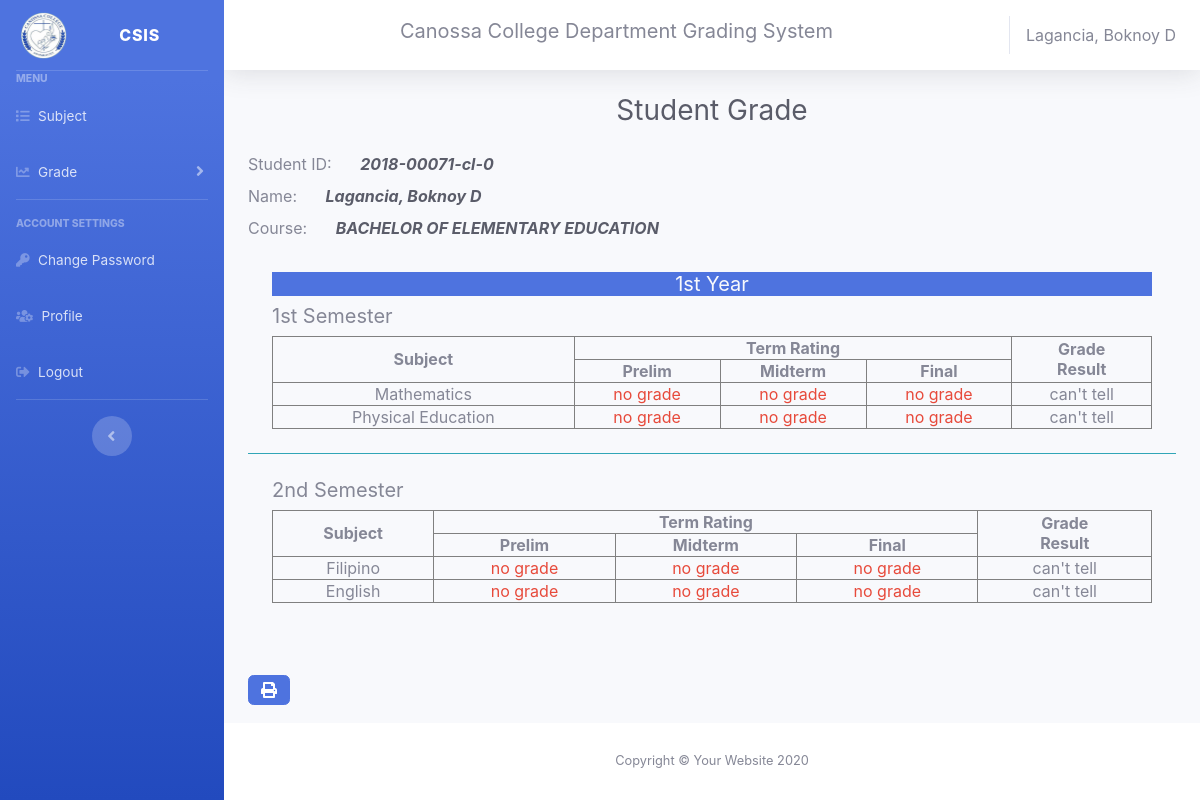
Before: /student/first.student.php (signed in) with the older database file.
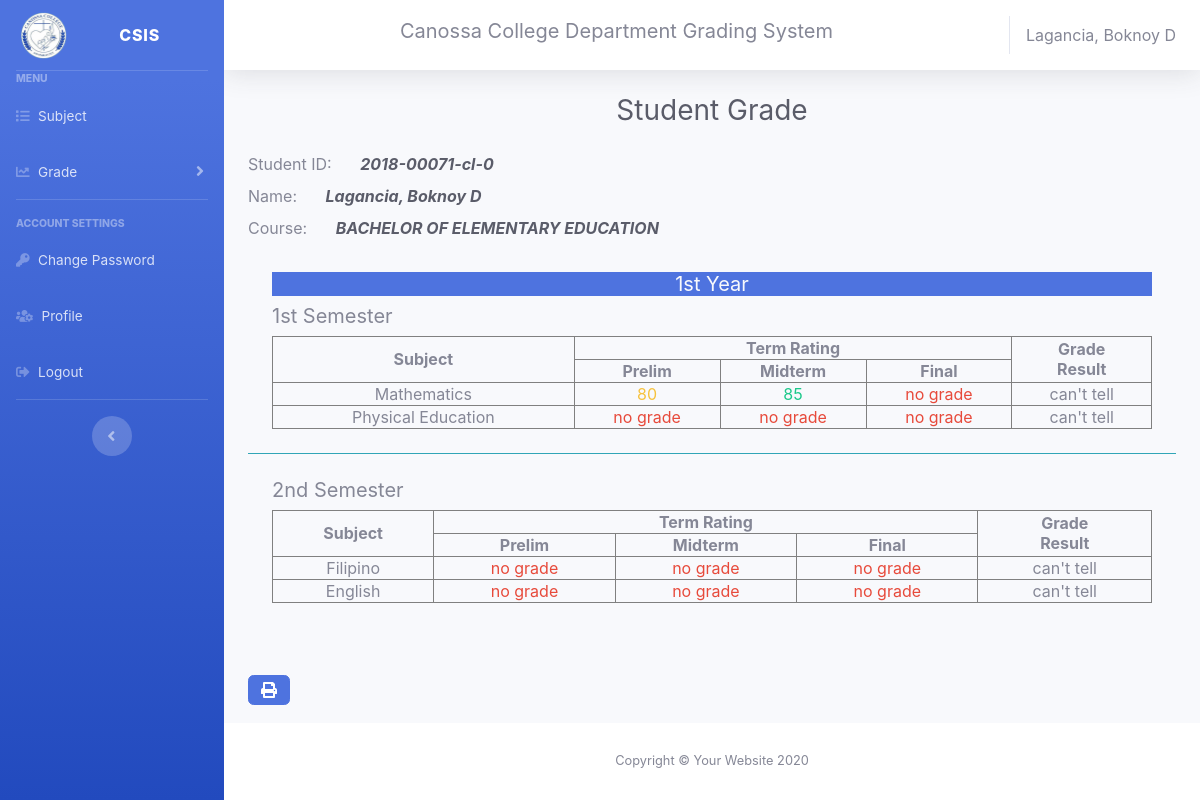
After: the same page with the newer database file.
### tables this page shows
CREATE TABLE `studentrecords` (
  `id` int(11) NOT NULL,
  `student_id` varchar(120) NOT NULL,
  `name` varchar(120) NOT NULL,
  `gender` varchar(128) NOT NULL,
  `cellphone` varchar(11) NOT NULL,
  `bday` varchar(128) NOT NULL,
  `bplace` varchar(128) NOT NULL,
  `address` text NOT NULL,
  `course` text NOT NULL,
  `status` text NOT NULL,
  `year` varchar(12) NOT NULL
);

CREATE TABLE `studentsubs` (
  `id` int(11) NOT NULL,
  `student_id` varchar(123) NOT NULL,
  `subject` varchar(123) NOT NULL
);

CREATE TABLE `prelims` (
  `id` int(11) NOT NULL,
  `student_id` varchar(128) NOT NULL,
  `subject` varchar(123) NOT NULL,
  `grade` varchar(123) NOT NULL
);

CREATE TABLE `midterms` (
  `id` int(11) NOT NULL,
  `student_id` varchar(128) NOT NULL,
  `subject` varchar(123) NOT NULL,
  `grade` varchar(123) NOT NULL
);

### student/first.student.php (the view, shortened to what the changed rows need)
<?php
if (isset($_SESSION['user_id'])) {
    include "../layout/head.layout.php";
    include_once '../database/dbconnection.db.php';
    $sql = "SELECT * from studentrecords where student_id = '$id'";
    $result = $conn->query($sql);
    if ($result->num_rows > 0) {
        while ($row = $result->fetch_assoc()) {
            $name = $row['name'];
            $course = $row['course'];
        }
    }
?>
    <h5 class="h3 mb-4 text-gray-800 text-center">Student Grade</h5>
    <label class="mr-4">Student ID: </label> <i class="text-dark font-weight-bold mr-5"><?php echo $id; ?></i><br>
    <label class="mr-4">Name: </label> <i class="text-dark font-weight-bold "><?php echo $name; ?></i> <br>
    <label class="mr-4">Course: </label> <i class="text-dark font-weight-bold text-uppercase"><?php echo $course; ?></i> <br>
<?php
    include "../studentgrading/_first.grading.php";
    ?>
    <br>
    <br>
    <a class="btn btn-primary" href="../print/gradeperyear/_first.print.php"><i class="fas fa-print"></i></a>
<?php include "../layout/footer.layout.php";
} else {
    header("Location: ../canossa/master.blade.php");
    exit();
}
?>

### layout/_topbar.layout.php (shortened to what the changed rows need)
<nav class="navbar navbar-expand navbar-light bg-white topbar mb-4 static-top shadow">
<h5 class="title ml-auto">Canossa College Department Grading System</h5>
    <span class="mr-2 d-none d-lg-inline text-gray-600 ">
        <?php
            include_once '../database/dbconnection.db.php';
            $id = $_SESSION['user_id'];
            $sql = "SELECT * from studentrecords where student_id = '$id'";
            $result = $conn-> query($sql);
            if($result-> num_rows > 0 ){
                while($row = $result-> fetch_assoc()){
                    echo $row['name'];
                }
            }
        ?>
    </span>
</nav>

### studentgrading/_first.grading.php
<div class="p-2 m-3">
    <h5 class="text-center bg-primary text-light">1st Year</h5>
    <div>
        <h5>1st Semester</h5>
        <table border="1" class="text-center w-100">
        <thead>
            <tr>
                <th rowspan="2">Subject</th>
                <th colspan="3">Term Rating</th>
                <th rowspan="2">Grade <br> Result</th>
            </tr>
            <tr>
                <th>Prelim</th>
                <th>Midterm</th>
                <th>Final</th>
            </tr>
        </thead>
        <tbody>
            <?php
        $prod = "SELECT * from programs where year = 'first' and sem = 'first' and course = '$course'";
        $result = $conn->query($prod);
        if ($result->num_rows > 0) {
            while ($row = $result->fetch_assoc()) {
                $subject = $row['subject'];
                 $s = "SELECT * from studentsubs where student_id = '$id' and subject = '$subject'";
            $res = $conn->query($s);
            if ($res->num_rows > 0) {
                while ($row = $res->fetch_assoc()) {
                    $sub = $row['subject'];
                    echo "<tr><td>  $sub </td>";
                    $sq = "SELECT * from prelims where subject = '$sub' and student_id = '$id'";
                    $resu = $conn->query($sq);
                    if ($resu->num_rows > 0) {
                        while ($row = $resu->fetch_assoc()) {
                            $sub = $row['subject'];
                            if($row['grade'] >=85){
                                echo "<td class='text-success'>  $row[grade] </td>";
                            }else if($row['grade'] >= 75){
                                echo "<td class='text-warning'>  $row[grade] </td>";
                            }else{
                                echo "<td class='text-danger'>  $row[grade] </td>";
                            }
                        }
                    }else{
                        echo "<td class='text-danger'>  no grade </td>";
                    }
                    $sq = "SELECT * from midterms where subject = '$sub' and student_id = '$id'";
                    $resu = $conn->query($sq);
                    if ($resu->num_rows > 0) {
                        while ($row = $resu->fetch_assoc()) {
                            if($row['grade'] >=85){
                                echo "<td class='text-success'>  $row[grade] </td>";
                            }else if($row['grade'] >= 75){
                                echo "<td class='text-warning'>  $row[grade] </td>";
                            }else{
                                echo "<td class='text-danger'>  $row[grade] </td>";
                            }
                        }
                    }else{
                        echo "<td class='text-danger'>  no grade </td>";
                    }
                    $sq = "SELECT * from finals where subject = '$sub' and student_id = '$id'";
                    $resu = $conn->query($sq);
                    if ($resu->num_rows > 0) {
                        while ($row = $resu->fetch_assoc()) {
                            if($row['grade'] >=85){
                                echo "<td class='text-success'>  $row[grade] </td>";
                            }else if($row['grade'] >= 75){
                                echo "<td class='text-warning'>  $row[grade] </td>";
                            }else{
                                echo "<td class='text-danger'>  $row[grade] </td>";
                            }
                            if($row['grade'] >= 75){
                                echo "<td>  Passed </td>";
                            }
                            else{
                                echo "<td>  Failed </td>";
                            }
                        }
                    }else{
                        echo "<td class='text-danger'>  no grade </td>";
                            echo "<td> can't tell </td>";
                    }
                }
            }
            }
        }
            ?>
        </tbody>
    </table>
    </div>
</div>
<hr class="sidebar-divider bg-info">
<div class="p-2 m-3">
    <div>
        <h5>2nd Semester</h5>
        <table border="1" class="text-center w-100">
        <thead>
            <tr>
                <th rowspan="2">Subject</th>
                <th colspan="3">Term Rating</th>
                <th rowspan="2">Grade <br> Result</th>
            </tr>
            <tr>
                <th>Prelim</th>
                <th>Midterm</th>
                <th>Final</th>
            </tr>
        </thead>
        <tbody>
            <?php
        $prod = "SELECT * from programs where year = 'first' and sem = 'second' and course = '$course'";
        $result = $conn->query($prod);
        if ($result->num_rows > 0) {
            while ($row = $result->fetch_assoc()) {
                $subject = $row['subject'];
                 $s = "SELECT * from studentsubs where student_id = '$id' and subject = '$subject'";
            $res = $conn->query($s);
            if ($res->num_rows > 0) {
                while ($row = $res->fetch_assoc()) {
                    $sub = $row['subject'];
                    echo "<tr><td>  $sub </td>";
                    $sq = "SELECT * from prelims where subject = '$sub' and student_id = '$id'";
                    $resu = $conn->query($sq);
                    if ($resu->num_rows > 0) {
                        while ($row = $resu->fetch_assoc()) {
                            $sub = $row['subject'];
                            if($row['grade'] >=85){
                                echo "<td class='text-success'>  $row[grade] </td>";
                            }else if($row['grade'] >= 75){
                                echo "<td class='text-warning'>  $row[grade] </td>";
                            }else{
                                echo "<td class='text-danger'>  $row[grade] </td>";
                            }
                        }
                    }else{
                        echo "<td class='text-danger'>  no grade </td>";
                    }
                    $sq = "SELECT * from midterms where subject = '$sub' and student_id = '$id'";
                    $resu = $conn->query($sq);
                    if ($resu->num_rows > 0) {
                        while ($row = $resu->fetch_assoc()) {
                            if($row['grade'] >=85){
                                echo "<td class='text-success'>  $row[grade] </td>";
                            }else if($row['grade'] >= 75){
                                echo "<td class='text-warning'>  $row[grade] </td>";
                            }else{
                                echo "<td class='text-danger'>  $row[grade] </td>";
                            }
                        }
                    }else{
                        echo "<td class='text-danger'>  no grade </td>";
                    }
                    $sq = "SELECT * from finals where subject = '$sub' and student_id = '$id'";
                    $resu = $conn->query($sq);
                    if ($resu->num_rows > 0) {
                        while ($row = $resu->fetch_assoc()) {
                            if($row['grade'] >=85){
                                echo "<td class='text-success'>  $row[grade] </td>";
                            }else if($row['grade'] >= 75){
                                echo "<td class='text-warning'>  $row[grade] </td>";
                            }else{
                                echo "<td class='text-danger'>  $row[grade] </td>";
                            }
                            if($row['grade'] >= 75){
                                echo "<td>  Passed </td>";
                            }
                            else{
                                echo "<td>  Failed </td>";
                            }
                        }
                    }else{
                        echo "<td class='text-danger'>  no grade </td>";
                            echo "<td> can't tell </td>";
                    }
                }
            }
            }
        }
            ?>
        </tbody>
    </table>
    </div>
</div>

Changed rows visible on the page:
shown differently, row unchanged: studentsubs "Mathematics": no longer shows "no grade no grade"
added prelims: grade "80", shown under studentsubs "Mathematics"
added midterms: grade "85", shown under studentsubs "Mathematics"
